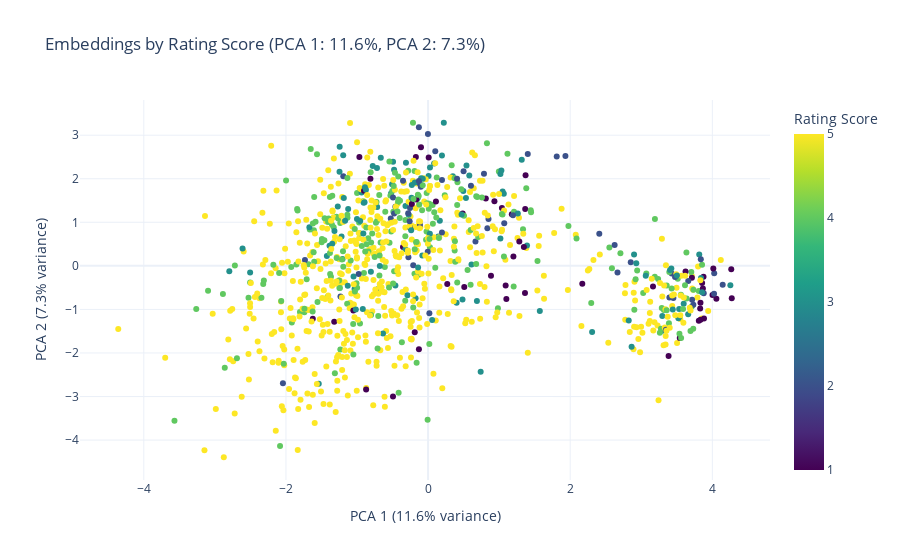
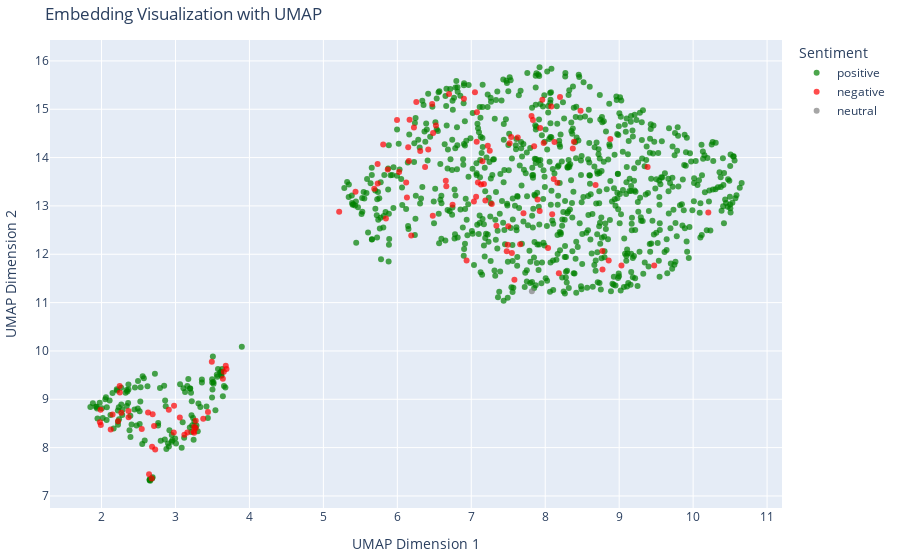

Notebook code for these charts, in order:
### Markdown cell above
#### Analyze embeddings

### Code cell
from sklearn.decomposition import PCA

# PCA Embeddings Visualization
def visualizeEmbeddingsPCA(df):
    # Convert embeddings to a NumPy array
    embeddings = np.array(df['embedding'].tolist())
    ratings = df['rating_score']
    
    # Perform PCA for dimensionality reduction
    pca = PCA(n_components=2)
    reduced_embeddings = pca.fit_transform(embeddings)
    
    # Calculate variance explained by each component
    var_explained = pca.explained_variance_ratio_ * 100
    var1, var2 = var_explained
    
    # Prepare DataFrame for Plotly
    plot_df = pd.DataFrame({
        'PCA Component 1': reduced_embeddings[:, 0],
        'PCA Component 2': reduced_embeddings[:, 1],
        'Rating Score': ratings,
        'Review ID': df.get('review_id', range(len(df)))  # Optional identifier
    })
    
    # Create interactive scatter plot
    fig = px.scatter(
        plot_df,
        x='PCA Component 1',
        y='PCA Component 2',
        color='Rating Score',
        color_continuous_scale='Viridis',
        hover_data=['Review ID', 'Rating Score'],
        title=f'Embeddings by Rating Score (PCA 1: {var1:.1f}%, PCA 2: {var2:.1f}%)',
        labels={
            'PCA Component 1': f'PCA 1 ({var1:.1f}% variance)',
            'PCA Component 2': f'PCA 2 ({var2:.1f}% variance)',
            'Rating Score': 'Rating Score'
        }
    )
    
    # Enhance layout for clarity
    fig.update_layout(
        template='plotly_white',
        coloraxis_colorbar=dict(
            title='Rating Score',
            tickmode='linear'
        ),
        hovermode='closest'
    )
    
    fig.show()
    return reduced_embeddings

embeddings_pca = visualizeEmbeddingsPCA(reviews)

import umap.umap_ as umap

# UMAP Embeddings Visualization
def visualizeEmbeddingsUMAP(df):
    embeddings = np.array(df['embedding'].tolist())
    sentiment_labels = df['sentiment_label']

    # Reduce dimensionality with UMAP
    reducer = umap.UMAP(n_neighbors=15, min_dist=0.1, n_components=2, random_state=42)
    reduced_embeddings = reducer.fit_transform(embeddings)

    # Create DataFrame for visualization
    viz_df = pd.DataFrame(reduced_embeddings, columns=['x', 'y'])
    viz_df['sentiment_label'] = sentiment_labels

    # Scatter plot with Plotly for interactive visualization
    fig = px.scatter(
        viz_df,
        x='x',
        y='y',
        color='sentiment_label',
        title='Embedding Visualization with UMAP',
        labels={'x': 'UMAP Dimension 1', 'y': 'UMAP Dimension 2'},
        color_discrete_map={'positive': 'green', 'neutral': 'gray', 'negative': 'red'},
        opacity=0.7
    )
    fig.update_layout(showlegend=True, legend=dict(title='Sentiment'), margin=dict(l=10, r=10, t=40, b=10))
    fig.show()

    return reduced_embeddings

embeddings_umap = visualizeEmbeddingsUMAP(reviews)

### Figure 1 — Plotly figure (JSON) as saved in the notebook; plotly's stock layout.template omitted (floating-point values rounded to 4 significant figures; data arrays with more than 128 entries replaced by an {"elided": "..."} marker saying what was removed)
{"data": [{"customdata": {"elided": "1000x2 int values"}, "hovertemplate": "PCA 1 (11.6% variance)=%{x}<br>PCA 2 (7.3% variance)=%{y}<br>Review ID=%{customdata[0]}<br>Rating Score=%{marker.color}<extra></extra>", "legendgroup": "", "marker": {"color": {"elided": "1000 int values"}, "coloraxis": "coloraxis", "symbol": "circle"}, "mode": "markers", "name": "", "orientation": "v", "showlegend": false, "type": "scatter", "x": {"elided": "1000 float values"}, "xaxis": "x", "y": {"elided": "1000 float values"}, "yaxis": "y"}], "layout": {"coloraxis": {"colorbar": {"tickmode": "linear", "title": {"text": "Rating Score"}}, "colorscale": [[0, "#440154"], [0.1111, "#482878"], [0.2222, "#3e4989"], [0.3333, "#31688e"], [0.4444, "#26828e"], [0.5556, "#1f9e89"], [0.6667, "#35b779"], [0.7778, "#6ece58"], [0.8889, "#b5de2b"], [1, "#fde725"]]}, "hovermode": "closest", "legend": {"tracegroupgap": 0}, "title": {"text": "Embeddings by Rating Score (PCA 1: 11.6%, PCA 2: 7.3%)"}, "xaxis": {"anchor": "y", "domain": [0, 1], "title": {"text": "PCA 1 (11.6% variance)"}}, "yaxis": {"anchor": "x", "domain": [0, 1], "title": {"text": "PCA 2 (7.3% variance)"}}}}

### Figure 2 — Plotly figure (JSON) as saved in the notebook; plotly's stock layout.template omitted (floating-point values rounded to 4 significant figures; data arrays with more than 128 entries replaced by an {"elided": "..."} marker saying what was removed)
{"data": [{"hovertemplate": "sentiment_label=positive<br>UMAP Dimension 1=%{x}<br>UMAP Dimension 2=%{y}<extra></extra>", "legendgroup": "positive", "marker": {"color": "green", "opacity": 0.7, "symbol": "circle"}, "mode": "markers", "name": "positive", "orientation": "v", "showlegend": true, "type": "scatter", "x": {"elided": "879 float values"}, "xaxis": "x", "y": {"elided": "879 float values"}, "yaxis": "y"}, {"hovertemplate": "sentiment_label=negative<br>UMAP Dimension 1=%{x}<br>UMAP Dimension 2=%{y}<extra></extra>", "legendgroup": "negative", "marker": {"color": "red", "opacity": 0.7, "symbol": "circle"}, "mode": "markers", "name": "negative", "orientation": "v", "showlegend": true, "type": "scatter", "x": [2.726, 3.654, 6.165, 7.065, 2.366, 6.471, 7.48, 3.16, 8.773, 6.12, 7.09, 7.073, 2.643, 7.05, 7.814, 8.681, 6.655, 7.132, 7.076, 3.273, 3.244, 6.699, 2.977, 6.479, 5.871, 7.171, 2.71, 7.151, 2.629, 2.691, 7.896, 8.373, 2.678, 7.5, 7.339, 2.365, 7.979, 5.809, 7.191, 7.583, 8.389, 3.274, 7.036, 7.85, 1.988, 3.375, 7.931, 6.937, 6.188, 9.384, 6.747, 2.224, 3.69, 7.519, 6.31, 3.059, 8.184, 7.493, 8.858, 3.12, 6.13, 6.662, 3.641, 8.2, 9.473, 2.98, 7.549, 7.834, 5.734, 9.031, 6.147, 1.991, 3.253, 10.21, 8.125, 3.44, 2.267, 6.024, 2.247, 8.094, 8.478, 5.213, 7.961, 6.257, 7.661, 1.978, 5.996, 2.124, 7.223, 6.156, 7.539, 2.91, 5.846, 8.164, 6.484, 2.245, 8.038, 2.544, 5.688, 7.706, 6.9, 6.418, 3.254, 5.733, 8.88, 2.149, 8.774, 7.925, 2.683, 3.491, 7.629, 8.115, 6.375, 7.25, 6.522, 6.225, 5.435, 8.082, 3.68, 7.277], "xaxis": "x", "y": [7.962, 9.571, 14.78, 13.19, 8.63, 15.11, 12.06, 8.313, 12.07, 13.48, 13.49, 14.33, 7.449, 15.35, 14.86, 13.43, 13.52, 13.44, 14.94, 8.398, 8.334, 15.31, 8.311, 12.8, 13.76, 13.45, 8.45, 13.93, 8.729, 8.691, 13.13, 14.19, 7.36, 12.58, 12.59, 8.757, 14.3, 14.27, 13.11, 11.48, 14.33, 8.553, 13.09, 14.23, 8.785, 8.599, 14.61, 11.87, 12.39, 13.8, 13.03, 8.545, 9.628, 14.29, 14.14, 8.624, 11.61, 12.2, 11.87, 8.265, 13.18, 13.41, 9.423, 15.26, 11.77, 8.868, 12.03, 14.78, 13.47, 11.77, 14.21, 8.469, 8.305, 12.87, 14.32, 8.736, 8.721, 13.7, 9.142, 12.83, 14.97, 12.88, 15.2, 15.15, 12.21, 8.527, 14.78, 8.377, 14.24, 13.93, 14.42, 8.785, 12.74, 13.48, 14.51, 9.275, 12.13, 8.387, 13.36, 12.85, 15.22, 14.17, 8.432, 13.87, 14.38, 8.686, 11.69, 12.89, 8.016, 9.777, 14.41, 13.56, 13.8, 14.14, 14.66, 14.62, 13.29, 15.06, 9.693, 13.04], "yaxis": "y"}, {"hovertemplate": "sentiment_label=neutral<br>UMAP Dimension 1=%{x}<br>UMAP Dimension 2=%{y}<extra></extra>", "legendgroup": "neutral", "marker": {"color": "gray", "opacity": 0.7, "symbol": "circle"}, "mode": "markers", "name": "neutral", "orientation": "v", "showlegend": true, "type": "scatter", "x": [7.82], "xaxis": "x", "y": [11.24], "yaxis": "y"}], "layout": {"legend": {"title": {"text": "Sentiment"}, "tracegroupgap": 0}, "margin": {"b": 10, "l": 10, "r": 10, "t": 40}, "showlegend": true, "title": {"text": "Embedding Visualization with UMAP"}, "xaxis": {"anchor": "y", "domain": [0, 1], "title": {"text": "UMAP Dimension 1"}}, "yaxis": {"anchor": "x", "domain": [0, 1], "title": {"text": "UMAP Dimension 2"}}}}
